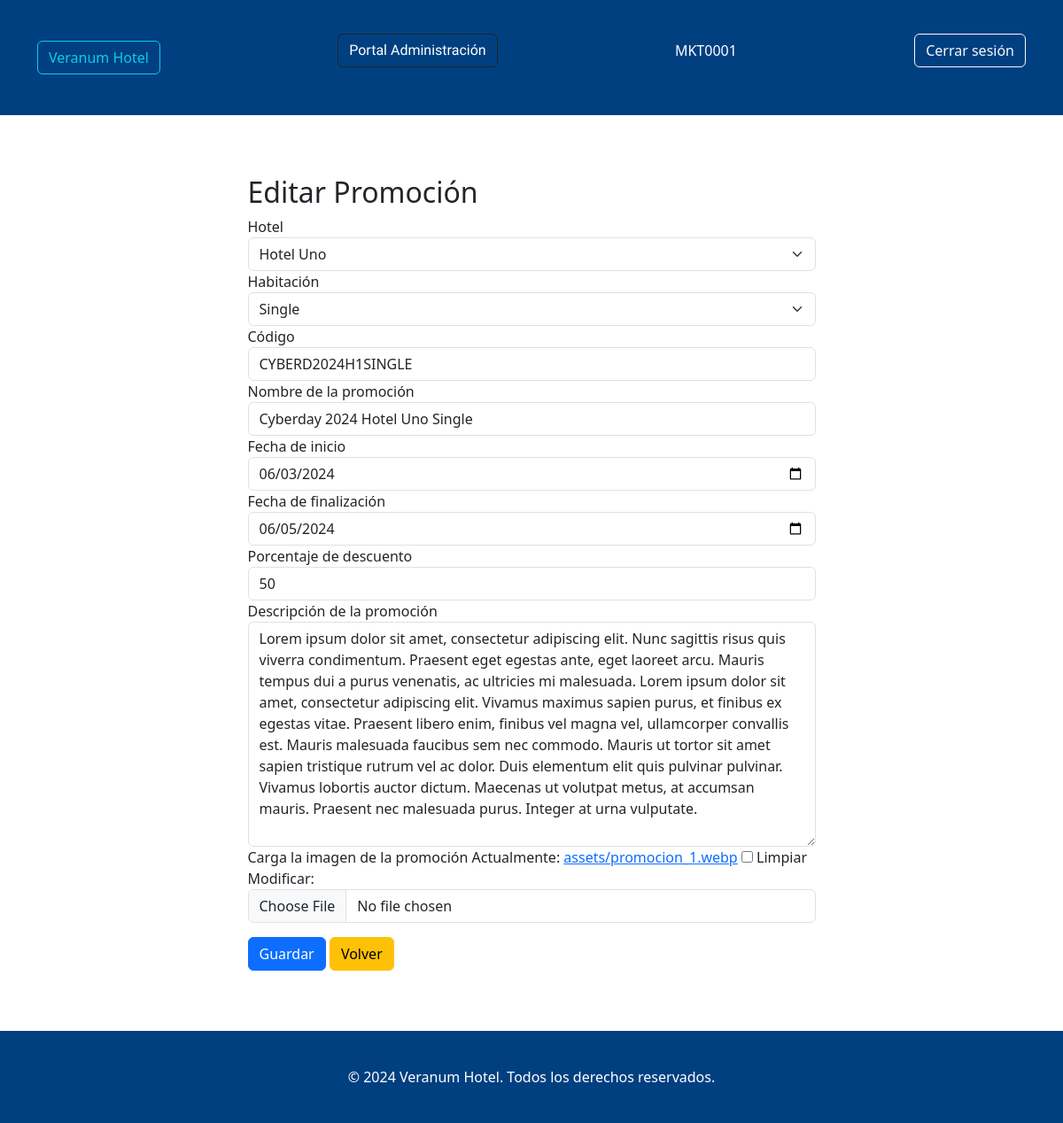
/portal_admin/editar_promocion/CYBERD2024H1SINGLE/ (signed in), run on the app's committed database.
### paginaweb/models.py (models this page shows, shortened)
class Usuario(AbstractUser):
    rut             = models.CharField(unique=True, max_length=10) #rut completo
    ROLES_USUARIO   = [('M', 'Marketing'), ('G', 'Gerencia')] #arreglo con los roles de usuario definidos
    rol             = models.CharField(max_length=1, choices=ROLES_USUARIO, blank=True, null=True) #no hay default

class Promocion(models.Model):
    codigo_promocion    = models.CharField(primary_key=True, max_length=20) #id definido por el jefe de MKT, abreviacion del nombre
    hotel               = models.ForeignKey(Hotel, on_delete=models.CASCADE) #FK de Hotel
    tipo_habitacion     = models.ForeignKey(TipoHabitacion, on_delete=models.CASCADE) #FK de Tipo Habitacion
    nombre_promocion    = models.CharField(max_length=100)
    desc_promocion      = models.TextField(blank=True, null=True) #lorem ipsum
    fecha_inicio        = models.DateField() #fecha definida por jefe de MKT
    fecha_fin           = models.DateField() #fecha definida por jefe de MKT
    porc_descuento      = models.IntegerField() #porcentaje que define el jefe de MKT, sin decimales
    imagen_promocion    = models.ImageField(upload_to='assets/', blank=True, null=True) #para guardar las imagenes, luego cambiara a imagefield
    publicada_por       = models.ForeignKey(Usuario, on_delete=models.CASCADE, related_name='promociones_publicadas', blank=True, null=True) #usuario de MKT que publica
    ESTADOS_PROMOCION   = [('P', 'Pendiente'), ('A', 'Aprobada'), ('R', 'Rechazada'), ('F', 'Finalizada')] #arreglo con estados de promocion
    estado_promocion    = models.CharField(max_length=1, choices=ESTADOS_PROMOCION, default='P') #estados de promocion definidos por el arreglo, por defecto Pendiente
    comentario          = models.TextField(blank=True, null=True) #comentario del gerente, en caso de querer dejar algo indicado
    fecha_revision      = models.DateTimeField(blank=True, null=True) #fecha de revision de la promocion por el usuario gerente
    revisada_por        = models.ForeignKey(Usuario, on_delete=models.CASCADE, related_name='promociones_revisadas', blank=True, null=True) #FK de Usuario, en blanco hasta que el gerente la apruebe o rechace

### paginaweb/views.py (the view)
    def wrapper(request, *args, **kwargs):
        if not request.user.is_authenticated:
            return redirect(reverse('login_admin'))
        return view_func(request, *args, **kwargs)

### paginaweb/models.py (called while the page is built)
    def __str__(self):
        return self.nombre_hotel

    def __str__(self):
        return self.nombre_tipo_habitacion

### paginaweb/views.py (called while the page is built)
def login_required(view_func):
    def wrapper(request, *args, **kwargs):
        if not request.user.is_authenticated:
            return redirect(reverse('login_admin'))
        return view_func(request, *args, **kwargs)
    return wrapper

### paginaweb/templates/paginaweb/editar_promocion.html (shortened to what this page needs)
{% extends 'base.html' %}
{% block content %}
    {% load static %}
    <div class="container mt-5 mb-5">
        <div class="row justify-content-center">
            <div class="col-md-7">
                <h2>Editar Promoción</h2>
                <form id="form_editarPromocion" method="post" enctype="multipart/form-data">
                    <div class="form-group">
                        <label for="hotel">Hotel</label>
                        {{ form.hotel }}
                    </div>
                    <div class="form-group">
                        <label for="tipo_habitacion">Habitación</label>
                        {{ form.tipo_habitacion }}
                    </div>
                    <div class="form-group">
                        <label for="codigo_promocion">Código</label>
                        {{ form.codigo_promocion }}
                    </div>
                    <div class="form-group">
                        <label for="nombre_promocion">Nombre de la promoción</label>
                        {{ form.nombre_promocion }}
                    </div>
                    <div class="form-group">
                        <label for="fecha_inicio">Fecha de inicio</label>
                        <input type="date" name="fecha_inicio" value="{{ form.instance.fecha_inicio|date:"Y-m-d" }}" class="form-control" required>
                    </div>
                    <div class="form-group">
                        <label for="fecha_fin">Fecha de finalización</label>
                        <input type="date" name="fecha_fin" value="{{ form.instance.fecha_fin|date:"Y-m-d" }}" class="form-control" required>
                    </div>
                    <div class="form-group">
                        <label for="porc_descuento">Porcentaje de descuento</label>
                        {{ form.porc_descuento }}
                    </div>
                    <div class="form-group">
                        <label for="desc_promocion">Descripción de la promoción</label>
                        {{ form.desc_promocion }}
                    </div>
                    <div class="form-group">
                        <label for="imagen_promocion">Carga la imagen de la promoción</label>
                        {{ form.imagen_promocion }}
                    </div>
                    <div class="mt-3">
                        <button type="submit" class="btn btn-primary" id="btn_editarPromocion">Guardar</button>
                        <a type="button" class="btn btn-warning" href="{% url 'admin_portal' %}">Volver</a>
                    </div>
                </form>
            </div>
        </div>
    </div>
{% endblock %}
{% block footer %}
    {% load static %}
{% endblock %}

### paginaweb/templates/base.html (shortened to what this page needs)
{% load static %}
<!DOCTYPE html>
<html lang="en">
    <head>
        <link href="{% static 'css/estilos.css' %}" rel="stylesheet">
        <link href="https://cdn.jsdelivr.net/npm/bootstrap@5.3.3/dist/css/bootstrap.min.css" rel="stylesheet">
    </head>
    <body>
        <header>
            <nav class="navbar">
                <div class="container">
                    <div>
                        <a class="logo btn btn-outline-info" href="{% url 'index' %}">Veranum Hotel</a>
                    </div>
                    {% if not user.is_authenticated %}
                        <ul class="nav-links">
                            <li><a href="{% url 'login_admin' %}" class="btn btn-outline-dark">Administración</a></li>
                        </ul>
                    {% else %}
                        <ul class="nav-links">
                            <li><a href="{% url 'admin_portal' %}" class="btn btn-outline-dark">Portal Administración</a></li>
                        </ul>
                        <ul>{{ user.username }}</ul>
                        <form method="POST" action="{% url 'sesion_cierre' %}">
                            <ul class="nav-links">
                                <li><button type="submit" class="btn btn-outline-light">Cerrar sesión</button></li>
                            </ul>
                        </form>
                    {% endif %}
                </div>
            </nav>
        </header>
        {% block content %}
        {% endblock %}
        <footer>
            <div class="container">
                <p>&copy; 2024 Veranum Hotel. Todos los derechos reservados.</p>
            </div>
        </footer>
    </body>
</html>

### paginaweb/static/css/estilos.css (style rules this page uses)
* { margin: 0; padding: 0; box-sizing: border-box; }
body { font-family: 'Roboto', sans-serif; background-color: #f8f8f8; color: #333; line-height: 1.6; overflow-x: hidden; }
.container { width: 90%; max-width: 1200px; margin: 0 auto; padding: 20px; }
header { background-color: #004080; color: white; padding: 10px 0; }
.navbar { display: flex; justify-content: space-between; align-items: center; padding: 0 20px; }
.logo { font-size: 24px; font-weight: bold; font-family: 'Georgia', serif; }
.nav-links { list-style: none; display: flex; gap: 20px; }
.nav-links a { color: white; text-decoration: none; font-size: 16px; font-family: 'Georgia', serif; transition: color 0.3s; }
footer { background-color: #004080; color: white; text-align: center; padding: 20px; margin-top: 40px; }
footer p { margin: 0; }

### data on the page
Usuario: username "MKT0001"
Promocion: hotel "Hotel Uno", tipo_habitacion "Single", codigo_promocion "CYBERD2024H1SINGLE", nombre_promocion "Cyberday 2024 Hotel Uno Single", fecha_inicio "06/03/2024", fecha_fin "06/05/2024", porc_descuento "50", desc_promocion "Lorem ipsum dolor sit amet, consectetur adipiscing elit. Nunc sagittis risus quis viverra condimentum. Praesent eget egestas ante, eget laoreet arcu. Mauris tempus dui a purus venenatis, ac ultricies mi malesuada. Lorem ipsum dolor sit amet, consectetur adipiscing elit. Vivamus maximus sapien purus, et finibus ex egestas vitae. Praesent libero enim, finibus vel magna vel, ullamcorper convallis est. Mauris malesuada faucibus sem nec commodo. Mauris ut tortor sit amet sapien tristique rutrum vel ac dolor. Duis elementum elit quis pulvinar pulvinar. Vivamus lobortis auctor dictum. Maecenas ut volutpat metus, at accumsan mauris. Praesent nec malesuada purus. Integer at urna vulputate."
